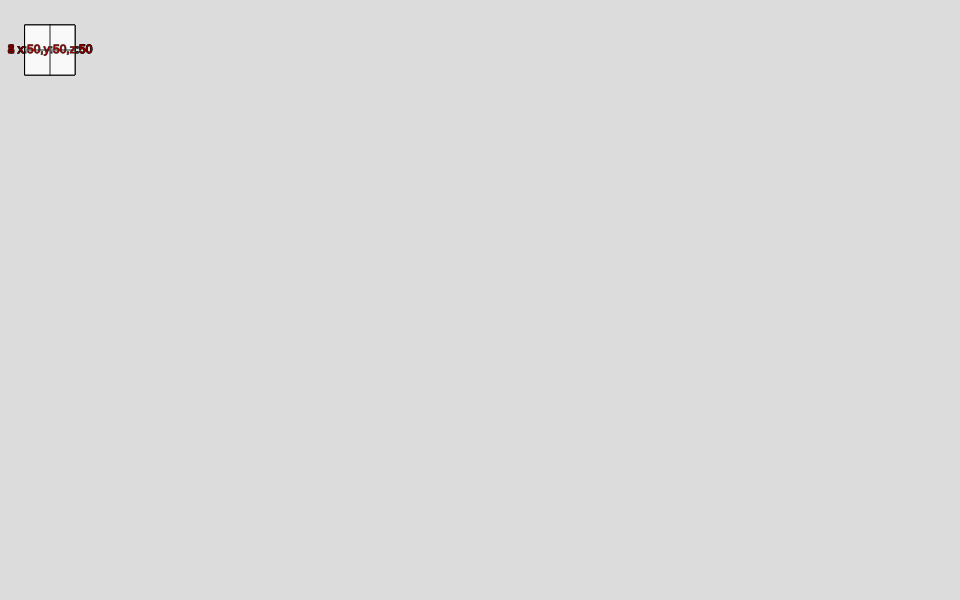
Frame 1 (no input)
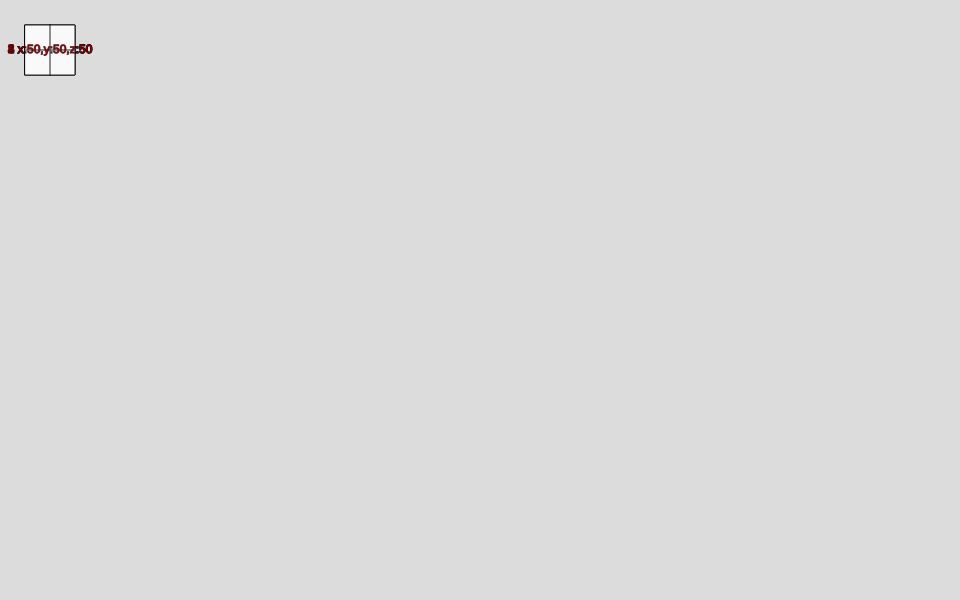
Frame 60 (no input)
Frame 120 (the mouse pressed at the canvas centre since frame 60): identical to frame 60, image omitted

The p5.js sketch that drew these frames (run headless with seeded random() and noise() and a simulated clock; from frame 60 on, the mouse is pressed at the canvas centre):

// p5.js sketch
// ── sketch.js

var millisecond;
var timeStart;
var myShapes;
var started = false;
var finished = false;
var sequence;

// GUI
var editingButton;
var startButton;

function setup(){
	createCanvas(960,600);
	timeStart = 0;
	myShapes = [];
	sequence = 1;

	for (var i=0; i< 5; i++){
		myShapes.push(new myShape(this, 'rect', 50, 50, 50, i + 1));
	}
	// Initiate GUI

	for (var i=0; i< myShapes.length; i++){
		myShapes[i].makeGUI();		
	}

	for (var i=0; i< myShapes.length; i++){
		myShapes[i].shapeButton.mouseReleased(switchShape);
		myShapes[i].posXSlider.mouseMoved(posXSlider);	
		myShapes[i].posYSlider.mouseMoved(posYSlider);	
		myShapes[i].sizeSlider.mouseMoved(sizeSlider);		
	}
	

	makeGUI();
	editingButton.mouseReleased(switcheditingButtons);
	startButton.mouseReleased(reset);

	rectMode(CENTER);
	textAlign(CENTER,CENTER);

}

function draw(){
	background(220);

	// Start counter
	if (started && !finished){
		millisecond = (millis() - timeStart)/1000;
	}
	// display time
	if (started){
		text ('elapsed time: ' + nf(millisecond, 2, 2), 80,20);
		//text ('sequence: ' + sequence, 80, 40);
	}

	// Show buttons
	for (var i=0; i< myShapes.length; i++){
		myShapes[i].show();		
	}

	// Detect clicks
	for (var i=0; i< myShapes.length ; i++){
		if (myShapes[i].detectClick(sequence)){
			sequence = myShapes[i].seq + 1;
		}
		if (sequence > 1){
			started = true;
			if (timeStart == undefined)
				timeStart = millis();
		}

	}

	// verify completion
	for (var i=1; i< myShapes.length; i++){
		if ( myShapes[0].wasClicked != false){
			if (myShapes[i].wasClicked != myShapes[i-1].wasClicked){
				finished = false;
				break;
			}else{
				finished = true;
			}
		}
	}

}

var makeGUI = function(){
	editingButton = createButton("Switch editing mode");
	startButton = createButton("Reset timer and sequence");
}

var switcheditingButtons = function (){
	for (var i=0; i< myShapes.length; i++){
		myShapes[i].switchEditing();		
	}
	reset();
}

var reset = function(){
	timeStart = undefined;
	millisecond = 0;
	sequence = 1;
	started = false;

	for (var i=0; i< myShapes.length ; i++){
		myShapes[i].wasClicked = false;
	}
}

var switchShape = function(){	
	switch((event.target).id){
		case '1':
		myShapes[0].switchShape();
		break;
		case '2':
		myShapes[1].switchShape();
		break;
		case '3':
		myShapes[2].switchShape();
		break;
		case '4':
		myShapes[3].switchShape();
		break;
		case '5':
		myShapes[4].switchShape();
		break;

	}
}

var posXSlider = function(){
	switch((event.target).id){
		case '1':
		myShapes[0].setX(+event.target.value);
		break;
		case '2':
		myShapes[1].setX(+event.target.value);
		break;
		case '3':
		myShapes[2].setX(+event.target.value);
		break;
		case '4':
		myShapes[3].setX(+event.target.value);
		break;
		case '5':
		myShapes[4].setX(+event.target.value);
		break;

	}
}

var posYSlider = function(){	
	switch((event.target).id){
		case '1':
		myShapes[0].setY(+event.target.value);
		break;
		case '2':
		myShapes[1].setY(+event.target.value);
		break;
		case '3':
		myShapes[2].setY(+event.target.value);
		break;
		case '4':
		myShapes[3].setY(+event.target.value);
		break;
		case '5':
		myShapes[4].setY(+event.target.value);
		break;

	}
}

var sizeSlider = function(){	
	switch((event.target).id){
		case '1':
		myShapes[0].setSize(+event.target.value);
		break;
		case '2':
		myShapes[1].setSize(+event.target.value);
		break;
		case '3':
		myShapes[2].setSize(+event.target.value);
		break;
		case '4':
		myShapes[3].setSize(+event.target.value);
		break;
		case '5':
		myShapes[4].setSize(+event.target.value);
		break;

	}
}

// ── myGrid.js
function myGrid(p5){

	this.showHrz = function(val){
		var moduleW = p5.width / val;
		for (var i=0; i <= val; i++){
			p5.stroke(255,0,0,20);
			p5.line(0, i*moduleW, p5.width, i*moduleW);
		}
	}

	this.showVrt = function(val){

	var moduleW = p5.width / val;
		for (var i=0; i <= val; i++){
			p5.stroke(255,0,0,20);
			p5.line(i*moduleW, 0, i*moduleW, p5.height);
		}
	}

	this.show = function(val){
		this.showVrt(val);
		this.showHrz(val);
	}
}
// ── myShape.js
function myShape(p5, kind, posX, posY, width, seq){
	this.kind = kind;
	this.posX = posX;
	this.posY = posY;
	this.width = width;
	this.seq = seq;
	this.wasClicked = false;
	// edition mode
	this.editing = true;
	// GUI
	this.shapeButton
	this.posXSlider
	this.posYSlider
	this.sizeSlider


	this.makeGUI = function(){
		myGUIs = [];
		this.shapeButton = p5.createButton('Switch Shape of ' + this.seq);
		this.posXSlider = p5.createSlider(0, p5.width,50);
		this.posYSlider = p5.createSlider(0, p5.height,50);
		this.sizeSlider = p5.createSlider(0, p5.height,50);
		this.shapeButton.id(seq);
		this.posXSlider.id(seq);
		this.posYSlider.id(seq);
		this.sizeSlider.id(seq);
		myGUIs.push(this.shapeButton);
		myGUIs.push(this.posXSlider);
		myGUIs.push(this.posYSlider);
		myGUIs.push(this.sizeSlider);
		return(myGUIs);
	}

	this.show = function(){

		p5.fill(250, 100);

		if (this.wasClicked){
			p5.fill(200, 100);
		}

		if (this.kind == 'rect'){

			// show rectangle
			p5.rect(this.posX, this.posY, this.width, this.width);
			
		}else if (this.kind == 'ellipse'){

			// show ellipse
			p5.ellipse(this.posX, this.posY, this.width);

		}

		if (this.editing){
			p5.stroke(0,120);
			p5.line(this.posX, this.posY - (this.width/2), this.posX, this.posY +(this.width/2));
			p5.line(this.posX - (this.width/2), this.posY, this.posX +(this.width/2), this.posY);
		} else{
			p5.stroke(0,50);
		}


		// label
		if (this.editing){
			p5.fill(150,0,0);
			p5.text(this.seq + ' x:' + this.posX +',y:' +this.posY + ',z:'+this.width, this.posX, this.posY);
		} else{
			p5.fill(50);
			p5.text(this.seq, this.posX, this.posY);
		}
	}

	// This function detects when the user clicks on top of this shape
	this.detectClick = function (index){

					this.half = (this.width/2);
					this.left = this.posX - this.half;
					this.right = this.posX + this.half;

					this.top = this.posY - this.half;
					this.bottom = this.posY + this.half;

		if (!this.editing){
			if (index == this.seq){
				if (this.kind == 'rect'){

					// evaluate proximity
					// p5.fill(0,255,125,100);
					// p5.rectMode(p5.CORNER);
					// p5.rect(this.left,this.top,this.width, this.width);
					// p5.rectMode(p5.CENTER);

					if (p5.mouseX > this.left && p5.mouseX < this.right && p5.mouseY > this.top && p5.mouseY < this.bottom){
						//p5.ellipse(p5.mouseX, p5.mouseY, 10, 10);
						if (p5.mouseIsPressed){
							this.wasClicked = true;
						}				
					}
					
				}else if (this.kind == 'ellipse'){

					// evaluate proximity
					if (p5.dist(p5.mouseX, p5.mouseY, this.posX, this.posY) < this.width/2){
						if (p5.mouseIsPressed){
							this.wasClicked = true;
						}				
					}
				}
			}
		}
		return this.wasClicked;
	}


	// This function switches the shape of this element
	this.switchShape = function (){

		if (this.editing){

			if (this.kind == 'rect'){

				this.kind = 'ellipse';

			} else if (this.kind = 'ellipse') {

				this.kind = 'rect';
			}
		}
	}

	// This changes the size
	this.setSize = function (valS){
		if (this.editing)
			this.width = valS;
	}

	// This changes the X position of the shape 
	this.setX = function(valX){
		if (this.editing)
			this.posX = valX;
	}

	// This changes the Y position of the shape
	this.setY = function(valY){
		if (this.editing)
			this.posY = valY;
	}

	// This enables or disables the editing mode
	this.switchEditing = function(){
		this.editing = !this.editing;
		
	}
}
// ── myShapeColor.js
function myShape2(p5, kind, posX, posY, width, seq){
	this.kind = kind;
	this.posX = 2;
	this.posY = 2;
	this.module = p5.width / width;
	this.width =  width;
	this.seq = seq;
	this.wasClicked = false;
	this.switchColor = false;
	// edition mode
	this.editing = true;
	// GUI
	this.shapeButton
	this.posXSlider
	this.posYSlider
	this.sizeSlider
	// Adaptive
	this.uPosX ;
	this.uPosY;
	this.uHalfW; 


	this.makeGUI = function(){
		myGUIs = [];
		this.shapeButton = p5.createButton('Switch Shape of ' + this.seq);
		this.posXSlider = p5.createSlider(0, this.module, 2, 1);
		this.posYSlider = p5.createSlider(0, this.module, 2, 1);
		this.sizeSlider = p5.createSlider(1, 10, 2, 1);
		this.shapeButton.id(seq);
		this.posXSlider.id(seq);
		this.posYSlider.id(seq);
		this.sizeSlider.id(seq);
		myGUIs.push(this.shapeButton);
		myGUIs.push(this.posXSlider);
		myGUIs.push(this.posYSlider);
		myGUIs.push(this.sizeSlider);
		return(myGUIs);
	}

	this.show = function(){

		this.uPosX = this.posX * this.module;
		this.uPosY = this.posY * this.module;
		this.uHalfW = (this.width * this.module)/2;

		p5.fill(250, 100);



		if (this.editing){
			p5.stroke(0,120);
			p5.line(this.uPosX, this.uPosY - this.uHalfW, this.uPosX, this.uPosY + this.uHalfW);
			p5.line(this.uPosX - this.uHalfW, this.uPosY, this.uPosX + this.uHalfW, this.uPosY);
		} else{
			p5.stroke(0,50);
		}

		if (this.kind == 'rect'){
			p5.fill(0,0,200, 100);

		 	// show rectangle
		 	//p5.rect(this.uPosX, this.uPosY, this.width * this.module, this.width * this.module);
			
		}else if (this.kind == 'ellipse'){
			p5.fill(200,0,0, 100);

		 	// show ellipse
			//p5.ellipse(this.uPosX, this.uPosY, this.width * this.module);

		}

		// if (this.switchColor){
		// 	p5.fill(200,0,0, 100);
		// } else {
		// 	p5.fill(0,0,200, 100);
		// }

		if (this.wasClicked){
			p5.fill(200, 100);
		}

		p5.ellipse(this.uPosX, this.uPosY, this.width * this.module);


		// label
		p5.noStroke();
		if (this.editing){
			p5.fill(150,0,0);
			p5.text(this.seq + '   x:' + p5.nf(this.uPosX,2,1) +',y:' + p5.nf(this.uPosY,2,1) + ',z:'+ p5.nf(this.width,2,1), this.uPosX, this.uPosY);
		} else{
			p5.fill(50);
			p5.text(this.seq, this.uPosX, this.uPosY);
		}
	}

	// This function detects when the user clicks on top of this shape
	this.detectClick = function (index){


					this.left = this.uPosX - this.uHalfW;
					this.right = this.uPosX + this.uHalfW;

					this.top = this.uPosY - this.uHalfW;
					this.bottom = this.uPosY + this.uHalfW;

		if (!this.editing){
			if (index == this.seq){

				if (this.kind == 'rect'){

					if (p5.mouseX > this.left && p5.mouseX < this.right && p5.mouseY > this.top && p5.mouseY < this.bottom){
						if (p5.mouseIsPressed){
							this.wasClicked = true;
							this.switchColor = !this.switchColor;
						}				
					}
					
				}else if (this.kind == 'ellipse'){
					// evaluate proximity
					if (p5.dist(p5.mouseX, p5.mouseY, this.uPosX, this.uPosY) < this.uHalfW){
						if (p5.mouseIsPressed){
							this.wasClicked = true;
							this.switchColor = !this.switchColor;
						}				
					}
				}
			}
		}
		return this.wasClicked;
	}

	// This function switches the shape of this element
	this.switchShape = function (){

		if (this.editing){

			if (this.kind == 'rect'){

				this.kind = 'ellipse';

			} else if (this.kind = 'ellipse') {

				this.kind = 'rect';
			}
		}
	}

	// This changes the size
	this.setSize = function (valS){
		if (this.editing)
			this.width = valS;
	}

	// This changes the X position of the shape 
	this.setX = function(valX){
		if (this.editing)
			this.posX = valX;
	}

	// This changes the Y position of the shape
	this.setY = function(valY){
		if (this.editing)
			this.posY = valY;
	}

	// This enables or disables the editing mode
	this.switchEditing = function(){
		this.editing = !this.editing;
		
	}

	this.updateModule = function(val){
		if (this.editing)
			this.module = val;
	}

	this.updateSizeSlider = function(val){
	 	this.sizeSlider.elt.max = val;
	 		 	this.posXSlider.elt.max = val;
	 		 		 	this.posYSlider.elt.max = val;
	}

	this.updatePosXSlider = function(val){
	 	this.posXSlider.elt.max = val;
	}

	this.updatePosYSlider = function(val){
	 	this.posYSlider.elt.max = val;
	}
}
// ── myShapeJenna.js
function myShape2(p5, kind, posX, posY, width, seq){
	this.kind = kind;
	this.posX = 2;
	this.posY = 2;
	this.module = p5.width / width;
	this.width =  width;
	this.seq = seq;
	this.wasClicked = false;
	// edition mode
	this.editing = true;
	// GUI
	this.shapeButton
	this.posXSlider
	this.posYSlider
	this.sizeSlider
	// Adaptive
	this.uPosX ;
	this.uPosY;
	this.uHalfW; 


	this.makeGUI = function(){
		myGUIs = [];
		this.shapeButton = p5.createButton('Switch Color of ' + this.seq);
		this.posXSlider = p5.createSlider(0, this.module, 2, 1);
		this.posYSlider = p5.createSlider(0, this.module, 2, 1);
		this.sizeSlider = p5.createSlider(1, 10, 2, 1);
		this.shapeButton.id(seq);
		this.posXSlider.id(seq);
		this.posYSlider.id(seq);
		this.sizeSlider.id(seq);
		myGUIs.push(this.shapeButton);
		myGUIs.push(this.posXSlider);
		myGUIs.push(this.posYSlider);
		myGUIs.push(this.sizeSlider);
		return(myGUIs);
	}

	this.show = function(){

		this.uPosX = this.posX * this.module;
		this.uPosY = this.posY * this.module;
		this.uHalfW = (this.width * this.module)/2;

		p5.fill(250, 100);

		if (this.wasClicked){
			p5.fill(200, 100);
		}

		if (this.editing){
			p5.stroke(0,120);
			p5.line(this.uPosX, this.uPosY - this.uHalfW, this.uPosX, this.uPosY + this.uHalfW);
			p5.line(this.uPosX - this.uHalfW, this.uPosY, this.uPosX + this.uHalfW, this.uPosY);
		} else{
			p5.stroke(0,50);
		}

		if (this.kind == 'rect'){

				p5.fill(0,200,0);

		 	// show rectangle
		 	//p5.rect(this.uPosX, this.uPosY, this.width * this.module, this.width * this.module);
			
		}else if (this.kind == 'ellipse'){

		 	// show ellipse
		p5.fill(200,0,0);

		}
			p5.ellipse(this.uPosX, this.uPosY, this.width * this.module);


		// label
		p5.noStroke();
		if (this.editing){
			p5.fill(150,0,0);
			p5.text(this.seq + '   x:' + p5.nf(this.uPosX,2,1) +',y:' + p5.nf(this.uPosY,2,1) + ',z:'+ p5.nf(this.width,2,1), this.uPosX, this.uPosY);
		} else{
			p5.fill(50);
			p5.text(this.seq, this.uPosX, this.uPosY);
		}
	}

	// This function detects when the user clicks on top of this shape
	this.detectClick = function (index){

					this.left = this.uPosX - this.uHalfW;
					this.right = this.uPosX + this.uHalfW;

					this.top = this.uPosY - this.uHalfW;
					this.bottom = this.uPosY + this.uHalfW;

		if (!this.editing){
			if (index == this.seq){
				if (this.kind == 'rect'){

					// evaluate proximity
					// p5.fill(0,255,125,100);
					// p5.rectMode(p5.CORNER);
					// p5.rect(this.left,this.top,this.width, this.width);
					// p5.rectMode(p5.CENTER);

					if (p5.mouseX > this.left && p5.mouseX < this.right && p5.mouseY > this.top && p5.mouseY < this.bottom){
						//p5.ellipse(p5.mouseX, p5.mouseY, 10, 10);
						if (p5.mouseIsPressed){
							this.wasClicked = true;
						}				
					}
					
				}else if (this.kind == 'ellipse'){

					// evaluate proximity
					if (p5.dist(p5.mouseX, p5.mouseY, this.uPosX, this.uPosY) < this.uHalfW){
						if (p5.mouseIsPressed){
							this.wasClicked = true;
						}				
					}
				}
			}
		}
		return this.wasClicked;
	}

	// This function switches the shape of this element
	this.switchShape = function (){

		if (this.editing){

			if (this.kind == 'rect'){

				this.kind = 'ellipse';

			} else if (this.kind = 'ellipse') {

				this.kind = 'rect';
			}
		}
	}

	// This changes the size
	this.setSize = function (valS){
		if (this.editing)
			this.width = valS;
	}

	// This changes the X position of the shape 
	this.setX = function(valX){
		if (this.editing)
			this.posX = valX;
	}

	// This changes the Y position of the shape
	this.setY = function(valY){
		if (this.editing)
			this.posY = valY;
	}

	// This enables or disables the editing mode
	this.switchEditing = function(){
		this.editing = !this.editing;
		
	}

	this.updateModule = function(val){
		if (this.editing)
			this.module = val;
	}

	this.updateSizeSlider = function(val){
	 	this.sizeSlider.elt.max = val;
	 		 	this.posXSlider.elt.max = val;
	 		 		 	this.posYSlider.elt.max = val;
	}

	this.updatePosXSlider = function(val){
	 	this.posXSlider.elt.max = val;
	}

	this.updatePosYSlider = function(val){
	 	this.posYSlider.elt.max = val;
	}
}
// ── sketchInstance.js
var instance = function (p5) {

var millisecond;
var timeStart;
var myShapes;
var started = false;
var finished = false;
var sequence;

var grid;

// GUI
var editingButton;
var startButton;
var gridModule;

	p5.setup = function(){
		makeGUI();
		p5.createCanvas(960,500);

		
		timeStart = 0;
		myShapes = [];
		sequence = 1;

		for (var i=0; i< 5; i++){
			myShapes.push(new myShape(p5, 'rect', 50, 50, 50, i + 1));
		}
		// Initiate GUI

		for (var i=0; i< myShapes.length; i++){
			myShapes[i].makeGUI();		
		}

		for (var i=0; i< myShapes.length; i++){
			myShapes[i].shapeButton.mouseReleased(switchShape);
			myShapes[i].posXSlider.mouseMoved(posXSlider);	
			myShapes[i].posYSlider.mouseMoved(posYSlider);	
			myShapes[i].sizeSlider.mouseMoved(sizeSlider);		
		}

		p5.rectMode(p5.CENTER);
		p5.textAlign(p5.CENTER,p5.CENTER);

		grid = new myGrid(p5);

	}

	p5.draw = function(){
		p5.background(240);

		if (myShapes[0].editing){
			grid.show(gridModule.value());
		}

		// Start counter
		if (started && !finished){
			millisecond = (p5.millis() - timeStart)/1000;
		}
		// display time
		if (started){
			p5.text ('elapsed time: ' + p5.nf(millisecond, 2, 2), 80,20);
			//text ('sequence: ' + sequence, 80, 40);
		}

		// Show buttons
		for (var i=0; i< myShapes.length; i++){
			myShapes[i].show();		
		}

		// Detect clicks
		for (var i=0; i< myShapes.length ; i++){
			if (myShapes[i].detectClick(sequence)){
				sequence = myShapes[i].seq + 1;
			}
			if (sequence > 1){
				started = true;
				if (timeStart == undefined)
					timeStart = p5.millis();
			}

		}

		// verify completion
		for (var i=1; i< myShapes.length; i++){
			if ( myShapes[0].wasClicked != false){
				if (myShapes[i].wasClicked != myShapes[i-1].wasClicked){
					finished = false;
					break;
				}else{
					finished = true;
				}
			}
		}

	}

	var makeGUI = function(){
		editingButton = p5.createButton("Switch editing mode");
		startButton = p5.createButton("Reset timer and sequence");
		gridModule = p5.createSlider(0,300,10);


		editingButton.mouseReleased(switcheditingButtons);
		startButton.mouseReleased(reset);
	}

	var switcheditingButtons = function (){
		for (var i=0; i< myShapes.length; i++){
			myShapes[i].switchEditing();
			if (!myShapes[i].editing){
				myShapes[i].shapeButton.hide();
				myShapes[i].posXSlider.hide();
				myShapes[i].posYSlider.hide();
				myShapes[i].sizeSlider.hide();
				gridModule.hide();
			}	else{
				myShapes[i].shapeButton.show();
				myShapes[i].posXSlider.show();
				myShapes[i].posYSlider.show();
				myShapes[i].sizeSlider.show();
				gridModule.show();
			}	
		}
		reset();
	}

	var reset = function(){
		timeStart = undefined;
		millisecond = 0;
		sequence = 1;
		started = false;

		for (var i=0; i< myShapes.length ; i++){
			myShapes[i].wasClicked = false;
		}
	}

	var switchShape = function(){	
		switch((event.target).id){
			case '1':
			myShapes[0].switchShape();
			break;
			case '2':
			myShapes[1].switchShape();
			break;
			case '3':
			myShapes[2].switchShape();
			break;
			case '4':
			myShapes[3].switchShape();
			break;
			case '5':
			myShapes[4].switchShape();
			break;

		}
	}

	var posXSlider = function(){
		switch((event.target).id){
			case '1':
			myShapes[0].setX(+event.target.value);
			break;
			case '2':
			myShapes[1].setX(+event.target.value);
			break;
			case '3':
			myShapes[2].setX(+event.target.value);
			break;
			case '4':
			myShapes[3].setX(+event.target.value);
			break;
			case '5':
			myShapes[4].setX(+event.target.value);
			break;

		}
	}

	var posYSlider = function(){	
		switch((event.target).id){
			case '1':
			myShapes[0].setY(+event.target.value);
			break;
			case '2':
			myShapes[1].setY(+event.target.value);
			break;
			case '3':
			myShapes[2].setY(+event.target.value);
			break;
			case '4':
			myShapes[3].setY(+event.target.value);
			break;
			case '5':
			myShapes[4].setY(+event.target.value);
			break;

		}
	}

	var sizeSlider = function(){	
		switch((event.target).id){
			case '1':
			myShapes[0].setSize(+event.target.value);
			break;
			case '2':
			myShapes[1].setSize(+event.target.value);
			break;
			case '3':
			myShapes[2].setSize(+event.target.value);
			break;
			case '4':
			myShapes[3].setSize(+event.target.value);
			break;
			case '5':
			myShapes[4].setSize(+event.target.value);
			break;

		}
	}

}
var myP5 = new p5(instance, 'sketchInstance');
// ── sketchJenna.js
var instance = function (p5) {

var millisecond;
var timeStart;
var myShapes;
var numberShapes;
var nColumns;
var nRows;
var started = false;
var finished = false;
var sequence;
var mouseEnabled = true;

var grid;

// GUI
var editingButton;
var startButton;
var gridModule;
var inputValue;

    p5.setup = function(){
        makeGUI();
        p5.createCanvas(960,500);

        
        timeStart = 0;
        numberShapes = 0;
        nColumns = 4;
        nRows = 4;
        myShapes = [];
        sequence = 1;

        for (var i=0; i< nRows; i++){
            for (var j=0; j< nColumns; j++){
                numberShapes  ++;
                myShapes.push(new myShape2(p5, 'ellipse', (i* 70) + 50, (j*70) + 50, 50, numberShapes));
            }
        }

        // Initiate GUI
                for (var i=0; i< myShapes.length; i++){
            myShapes[i].makeGUI();      
        }

        for (var i=0; i< myShapes.length; i++){
            myShapes[i].shapeButton.mouseReleased(switchShape);
            myShapes[i].posXSlider.mouseMoved(posXSlider);  
            myShapes[i].posYSlider.mouseMoved(posYSlider);  
            myShapes[i].sizeSlider.mouseMoved(sizeSlider);      
        }

        p5.rectMode(p5.CENTER);
        p5.textAlign(p5.CENTER,p5.CENTER);

        grid = new myGrid(p5);

    }

    p5.draw = function(){
        p5.background(240);

        p5.textAlign(p5.LEFT,p5.CENTER);

        if (myShapes[0].editing){
            grid.show(gridModule.value());
            p5.text('Columns: ' + gridModule.value(), 40,10);
            var nfColWidth = p5.nf((p5.width / gridModule.value()),2,1);
            p5.text('Column size: ' + nfColWidth, 120,10);
        }
        p5.textAlign(p5.CENTER,p5.CENTER);

        // Start counter
        if (started && !finished){
            millisecond = (p5.millis() - timeStart)/1000;
        }
        // display time
        if (started){
            p5.text ('Elapsed time: ' + p5.nf(millisecond, 2, 2), 80,20);
            //text ('sequence: ' + sequence, 80, 40);
        }

        // Show buttons
        for (var i=0; i< myShapes.length; i++){
            myShapes[i].show();     
        }

        // Detect clicks
        if (mouseEnabled){
        for (var i=0; i< myShapes.length ; i++){
            

                if (myShapes[i].detectClick(sequence)){
                        sequence = myShapes[i].seq + 1;
                    }

                if (sequence > 1){
                        started = true;
                        if (timeStart == undefined)
                            timeStart = p5.millis();
                    }
            }
        }
        mouseEnabled = !p5.mouseIsPressed;

        // verify completion
        for (var i=1; i< myShapes.length; i++){
            if ( myShapes[0].wasClicked != false){
                if (myShapes[i].wasClicked != myShapes[i-1].wasClicked){
                    finished = false;
                    break;
                }else{
                    finished = true;
                }
            }
        }

    }

    var makeGUI = function(){
        editingButton = p5.createButton("Switch editing mode");
        startButton = p5.createButton("Reset timer");
        gridModule = p5.createSlider(2,42,2, 2);
        inputValue = p5.createInput('Number of shapes');
  

        editingButton.mouseReleased(switcheditingButtons);
        startButton.mouseReleased(reset);
        //gridModule.mouseMoved(updateModule);
        inputValue.input(myInputEvent);
    }

    var switcheditingButtons = function (){
        for (var i=0; i< myShapes.length; i++){
            myShapes[i].switchEditing();
            if (!myShapes[i].editing){
                // myShapes[i].shapeButton.hide();
                // myShapes[i].posXSlider.hide();
                // myShapes[i].posYSlider.hide();
                // myShapes[i].sizeSlider.hide();
                gridModule.hide();
            }   else{
                // myShapes[i].shapeButton.show();
                // myShapes[i].posXSlider.show();
                // myShapes[i].posYSlider.show();
                // myShapes[i].sizeSlider.show();
                gridModule.show();
            }   
        }
        reset();
    }

    var reset = function(){
        timeStart = undefined;
        millisecond = 0;
        sequence = 1;
        started = false;

        for (var i=0; i< myShapes.length ; i++){
            myShapes[i].wasClicked = false;
        }
    }

    var switchShape = function(){   
        switch((event.target).id){
            case '1':
            myShapes[0].switchShape();
            break;
            case '2':
            myShapes[1].switchShape();
            break;
            case '3':
            myShapes[2].switchShape();
            break;
            case '4':
            myShapes[3].switchShape();
            break;
            case '5':
            myShapes[4].switchShape();
            break;

        }
    }

    var posXSlider = function(){
        switch((event.target).id){
            case '1':
            myShapes[0].setX(+event.target.value);
            break;
            case '2':
            myShapes[1].setX(+event.target.value);
            break;
            case '3':
            myShapes[2].setX(+event.target.value);
            break;
            case '4':
            myShapes[3].setX(+event.target.value);
            break;
            case '5':
            myShapes[4].setX(+event.target.value);
            break;

        }
    }

    var posYSlider = function(){    
        switch((event.target).id){
            case '1':
            myShapes[0].setY(+event.target.value);
            break;
            case '2':
            myShapes[1].setY(+event.target.value);
            break;
            case '3':
            myShapes[2].setY(+event.target.value);
            break;
            case '4':
            myShapes[3].setY(+event.target.value);
            break;
            case '5':
            myShapes[4].setY(+event.target.value);
            break;

        }
    }

    var sizeSlider = function(){    
        switch((event.target).id){
            case '1':
            myShapes[0].setSize(+event.target.value);
            break;
            case '2':
            myShapes[1].setSize(+event.target.value);
            break;
            case '3':
            myShapes[2].setSize(+event.target.value);
            break;
            case '4':
            myShapes[3].setSize(+event.target.value);
            break;
            case '5':
            myShapes[4].setSize(+event.target.value);
            break;

        }
    }


    p5.mouseReleased = function() {
        mouseEnabled = true;
    }

    var myInputEvent = function() {
        console.log('you are typing: ', this.value());
        if (!isNaN(this.value())){
            numberShapes = this.value();
        } else {
            p5.text('Invalid number ' + this.value() , 300, 50 );
        }
    }

}
var myP5 = new p5(instance, 'sketchInstance');
